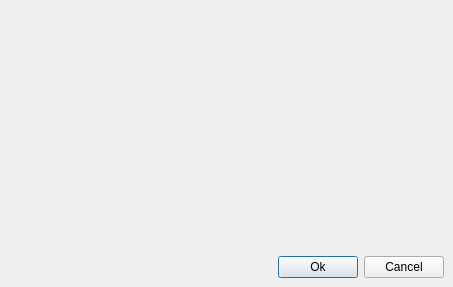
<?xml version="1.0" encoding="UTF-8"?>
<ui version="4.0">
 <class>WindowChartConfiguration</class>
 <widget class="QDialog" name="WindowChartConfiguration">
  <property name="geometry">
   <rect>
    <x>0</x>
    <y>0</y>
    <width>453</width>
    <height>287</height>
   </rect>
  </property>
  <property name="windowTitle">
   <string>Edit chart</string>
  </property>
  <property name="windowIcon">
   <iconset resource="res.qrc">
    <normaloff>:/icons/charts/chart_line_edit.png</normaloff>:/icons/charts/chart_line_edit.png</iconset>
  </property>
  <layout class="QVBoxLayout" name="verticalLayout">
   <property name="leftMargin">
    <number>9</number>
   </property>
   <property name="topMargin">
    <number>9</number>
   </property>
   <property name="rightMargin">
    <number>9</number>
   </property>
   <property name="bottomMargin">
    <number>9</number>
   </property>
   <item>
    <widget class="WidgetChartConfiguration" name="chartConfiguration" native="true"/>
   </item>
   <item>
    <widget class="QFrame" name="frame">
     <property name="sizePolicy">
      <sizepolicy hsizetype="Preferred" vsizetype="Maximum">
       <horstretch>0</horstretch>
       <verstretch>0</verstretch>
      </sizepolicy>
     </property>
     <property name="frameShape">
      <enum>QFrame::NoFrame</enum>
     </property>
     <property name="frameShadow">
      <enum>QFrame::Raised</enum>
     </property>
     <layout class="QHBoxLayout" name="horizontalLayout">
      <property name="leftMargin">
       <number>0</number>
      </property>
      <property name="topMargin">
       <number>0</number>
      </property>
      <property name="rightMargin">
       <number>0</number>
      </property>
      <property name="bottomMargin">
       <number>0</number>
      </property>
      <item>
       <spacer name="horizontalSpacer">
        <property name="orientation">
         <enum>Qt::Horizontal</enum>
        </property>
        <property name="sizeHint" stdset="0">
         <size>
          <width>207</width>
          <height>20</height>
         </size>
        </property>
       </spacer>
      </item>
      <item>
       <widget class="QPushButton" name="ok">
        <property name="text">
         <string>Ok</string>
        </property>
       </widget>
      </item>
      <item>
       <widget class="QPushButton" name="cancel">
        <property name="text">
         <string>Cancel</string>
        </property>
       </widget>
      </item>
     </layout>
    </widget>
   </item>
  </layout>
 </widget>
 <customwidgets>
  <customwidget>
   <class>WidgetChartConfiguration</class>
   <extends>QWidget</extends>
   <header>ui/widget_chartconfiguration.h</header>
   <container>1</container>
  </customwidget>
 </customwidgets>
 <resources>
  <include location="res.qrc"/>
 </resources>
 <connections/>
</ui>
